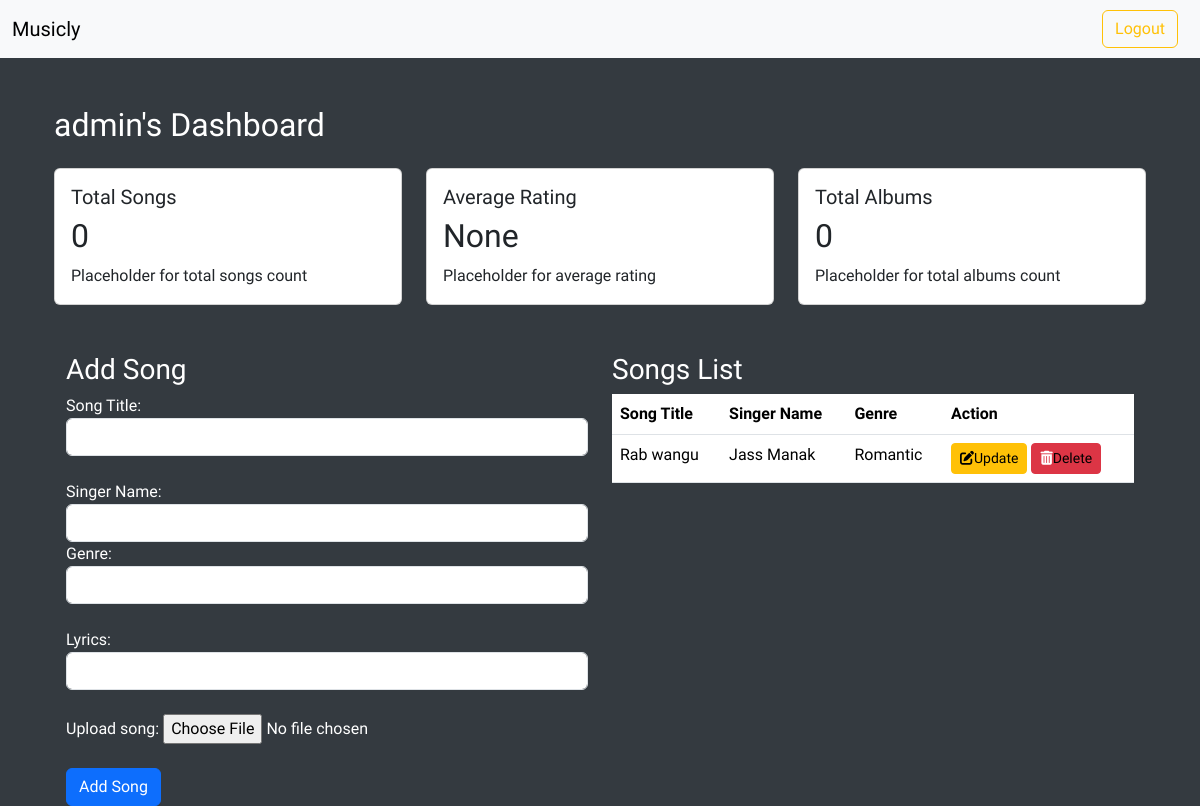
Page /creatorAccount/2/addSongs (signed in) on the earlier database version.
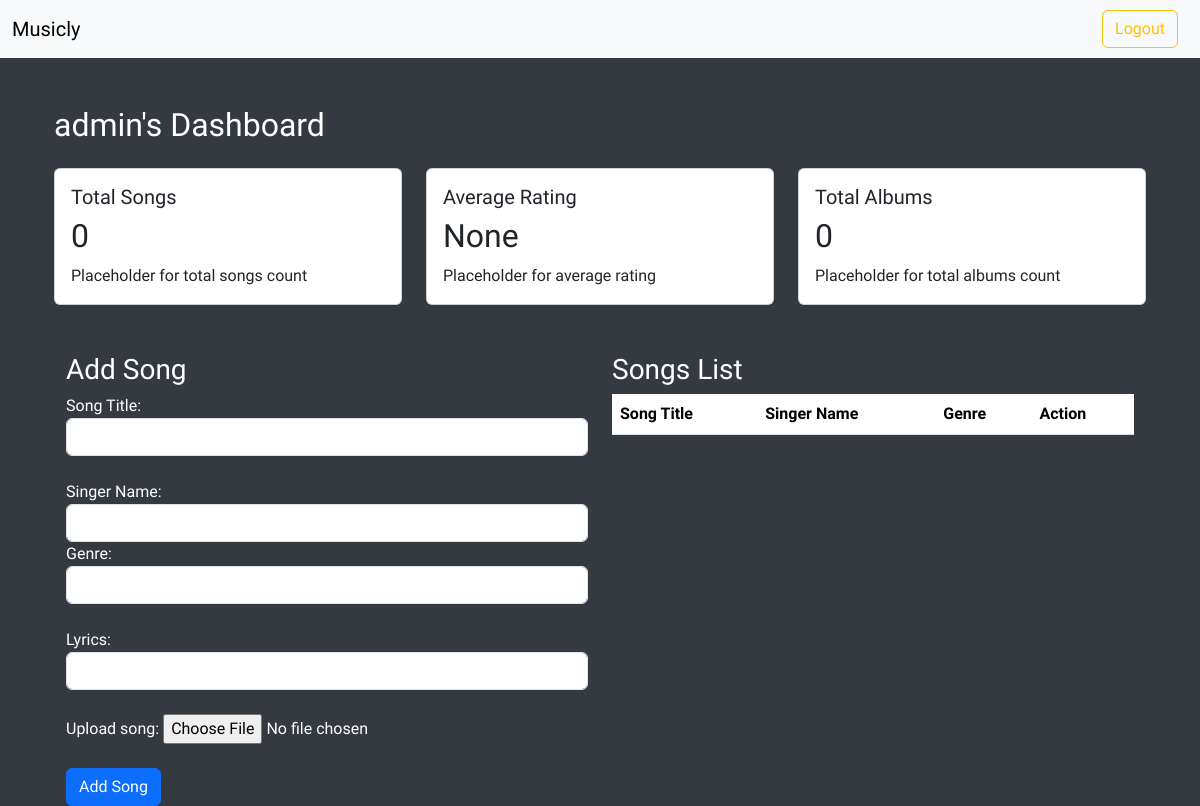
Same page on the later database version.
### models.py (models this page shows, shortened)
class User(UserMixin, db.Model):
    __tablename__ = 'User'
    id = db.Column(db.Integer, primary_key = True)
    username = db.Column(db.String(32), unique = True, nullable=False)
    passhash = db.Column(db.String(512), nullable = False)
    name = db.Column(db.String(32), nullable=True)
    email = db.Column(db.String(120), unique =True, nullable = False)
    role = db.Column(db.String(26), nullable = False, default='User')
    is_admin = db.Column(db.Boolean, nullable=False, default=False)
    status = db.Column(db.String(16), nullable=False, default="white")
    @property
    def password(self):
        raise AttributeError("Password is not a readable attribute")

class Songs(db.Model):
    __tablename__ = 'Songs'
    id = db.Column(db.Integer, primary_key = True)
    name = db.Column(db.String(120), nullable=False)
    artist = db.Column(db.String(32))
    lyrics = db.Column(db.String(1024), nullable = False)
    rating = db.Column(db.Integer, nullable = False, default=0)
    genre = db.Column(db.String(26), nullable=False)
    filename = db.Column(db.String(255), nullable=False)
    album_id = db.Column(db.Integer, db.ForeignKey('Album.id'), nullable = False)
    CreatorId = db.Column(db.Integer, db.ForeignKey('User.id'), nullable = False)

### routes.py (the view, shortened to what this page needs)
@app.route("/creatorAccount/<int:album_id>/addSongs", methods = ["GET", "POST"])
@auth_required
def addSongs(album_id):
    user = User.query.get(session["user_id"])
    current_creator = user.id
    album = db.session.query(Album).filter_by(id = album_id).one()
    if request.method == "GET":
        total_songs = db.session.query(func.count(Songs.id)).filter(Songs.CreatorId == current_creator).scalar()
        average_rating = db.session.query(func.avg(Songs.rating)).filter(Songs.CreatorId == current_creator).scalar()
        total_albums = db.session.query(func.count(Album.id)).filter(Album.CreatorId == current_creator).scalar()
        songs = Songs.query.filter_by(album_id=album_id).all()
        return render_template("addSongs.html", total_songs= total_songs, average_rating= average_rating, total_albums= total_albums, creator= user.username, songs=songs, user = user, need = True, album_id = album_id)

### routes.py (called while the page is built)
def auth_required(func):
    @wraps(func)
    def inner(*args, **kwargs):
        if "user_id" not in session:
            flash("Login required.")
            return redirect(url_for("login"))
        return func(*args, **kwargs)
    return inner

### templates/addSongs.html (shortened to what this page needs)
{% extends 'layout.html' %}
{% block content %}
<div class="container mt-5">
  <h2>{{ creator }}'s Dashboard</h2>
  <div class="row mt-4">
    <div class="col-md-4">
      <div class="card">
        <div class="card-body">
          <h5 class="card-title">Total Songs</h5>
          <h2>{{total_songs}}</h2>
          <p class="card-text">Placeholder for total songs count</p>
        </div>
      </div>
    </div>
    <div class="col-md-4">
      <div class="card">
        <div class="card-body">
          <h5 class="card-title">Average Rating</h5>
          <h2>{{ average_rating }}</h2>
          <p class="card-text">Placeholder for average rating</p>
        </div>
      </div>
    </div>
    <div class="col-md-4">
      <div class="card">
        <div class="card-body">
          <h5 class="card-title">Total Albums</h5>
          <h2>{{total_albums}}</h2>
          <p class="card-text">Placeholder for total albums count</p>
        </div>
      </div>
    </div>
  </div>
  <div class="container mt-5">
    <div class="row mt-4">
      <div class="col-md-6">
        <h3>Add Song</h3>
        <form method="POST" enctype="multipart/form-data">
          <div class="form-group">
            <label for="SongTitle">Song Title:</label>
            <input type="text" class="form-control" id="SongTitle" name="SongTitle" required>
          </div>
          <br>
          <div class="form-group">
            <label for="SingerName">Singer Name:</label>
            <input type="text" class="form-control" id="SingerName" name="SingerName" required>
          </div>
          <div class="form-group">
            <label for="Genre">Genre:</label>
            <input type="text" class="form-control" id="Genre" name="Genre" required>
          </div>
          <br>
          <div class="form-group">
            <label for="lyrics">Lyrics:</label>
            <input type="text" class="form-control" accept = ".mp3" id="lyrics" name="lyrics" required>
          </div>
          <br>
          <div class="form-group">
            <label for="mp3File">Upload song:</label>
            <input type="file" class="form-control-file" id="mp3File" name="mp3File" accept=".mp3" required>
        </div>
        <br>
          <button type="submit" class="btn btn-primary">Add Song</button>
        </form>
      </div>
      <div class="col-md-6">
        <h3>Songs List</h3>
        <table class="table">
          <thead>
            <tr>
              <th>Song Title</th>
              <th>Singer Name</th>
              <th>Genre</th>
              <th>Action</th>
            </tr>
          </thead>
          <tbody>
            {% for song in songs %}
            <tr>
              <td>{{ song.name }}</td>
              <td>{{ song.artist }}</td>
              <td>{{ song.genre }}</td>
              <td>
                <button type="button" class="btn btn-warning btn-sm"><i class="fas fa-edit"></i><a href="/creatorAccount/{{album_id}}/addSongs/{{song.id}}/update">Update</a></button>
                <button type="button" class="btn btn-danger btn-sm"><i class="fas fa-trash-alt"></i><a href="/creatorAccount/{{album_id}}/addSongs/{{song.id}}/delete">Delete</a></button>
              </td>
            </tr>
            {% endfor %}
          </tbody>
        </table>
      </div>
    </div>
  </div>
</div>
{% endblock %}

### templates/layout.html (shortened to what this page needs)
<!DOCTYPE html>
<html lang="en">
<head>
    <link href="https://cdn.jsdelivr.net/npm/bootstrap@5.3.2/dist/css/bootstrap.min.css" rel="stylesheet">
    <link rel="stylesheet" href="https://cdnjs.cloudflare.com/ajax/libs/font-awesome/6.4.2/css/all.min.css">
</head>
<body>
    {% include 'nav-auth.html' %}
    <div class="container">
        {% block content %} {% endblock %}
    </div>
</body>
</html>

### templates/nav-auth.html (shortened to what this page needs)
<nav class="navbar navbar-expand-lg bg-body-tertiary navbar-light bg-light">
  <div class="container-fluid">
      <a class="navbar-brand" href="/">Musicly</a>
      <div class="collapse navbar-collapse" id="navbarNav">
            {% if user %}
              {% if user.role=="admin" or need %}
              <ul class="navbar-nav ms-auto">
                <li class="nav-item">
                  <a href="{{url_for('logout')}}" class="btn btn-outline-warning bar">Logout</a>
                </li>
                </ul>
              {% endif %}
            {% endif %}
      </div>
    </div>
  </nav>

### templates/layout.html (style rules this page uses)
body { margin: 0; padding: 0; font-family: 'Balsamiq Sans', 'cursive'; background-color: #343a40; color: #ffffff; }

### templates/addSongs.html (style rules this page uses)
a { text-decoration: none; color: black; }

### templates/nav-auth.html (style rules this page uses)
.navbar { width: 100%; padding: 0; }
.bar { margin: 10px; }

Differences in the rows shown:
removed Songs: name "Rab wangu", artist "Jass Manak", genre "Romantic"
